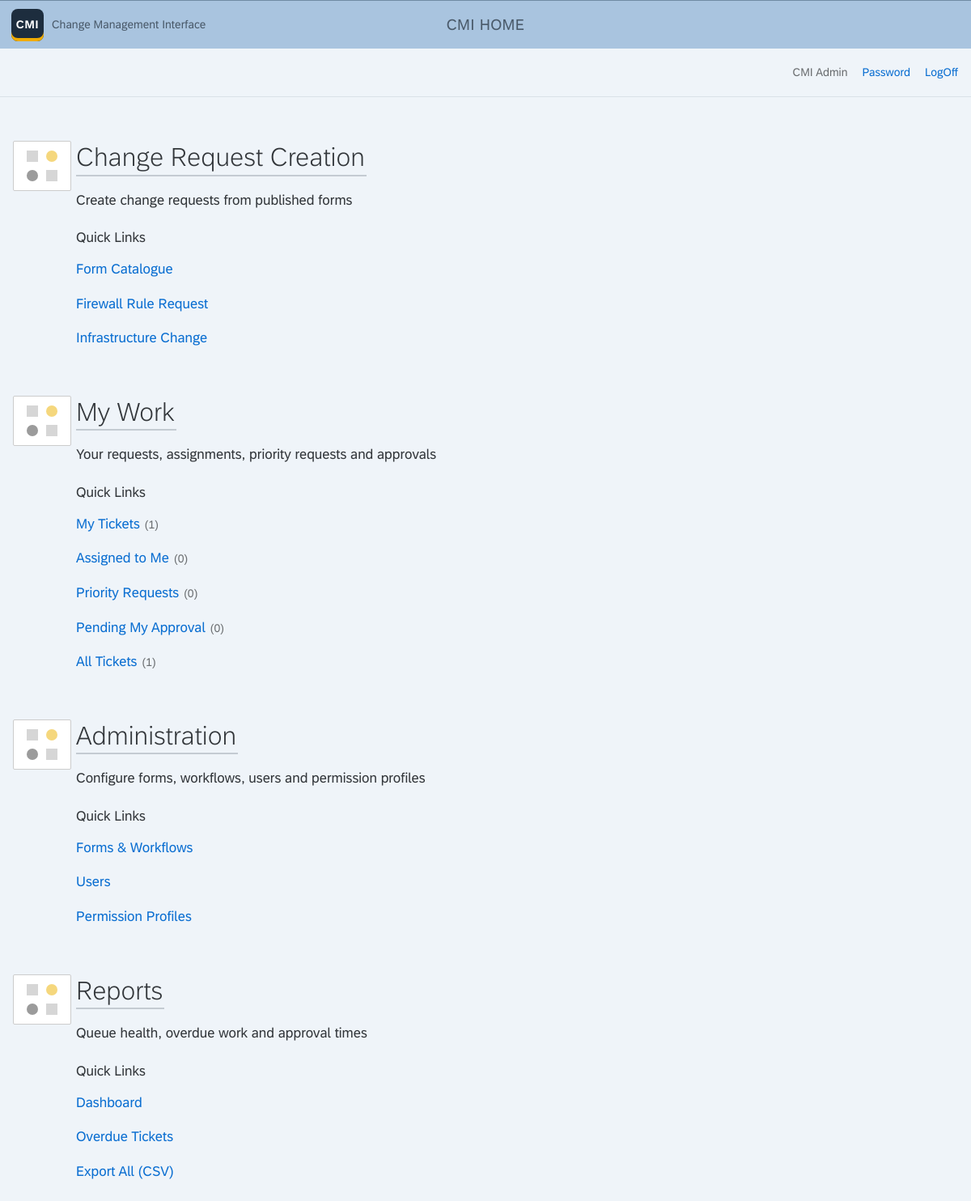
Screenshot of / (signed in) with the database file from the repository.
### models.py (models this page shows, shortened)
class User(db.Model):
    id = db.Column(db.Integer, primary_key=True)
    email = db.Column(db.String(255), unique=True, nullable=False)
    name = db.Column(db.String(120), nullable=False)
    is_core = db.Column(db.Boolean, default=False, nullable=False)
    password_hash = db.Column(db.String(255))
    active = db.Column(db.Boolean, default=True, nullable=False)
    failed_logins = db.Column(db.Integer, default=0, nullable=False)
    locked_until = db.Column(db.DateTime)
    created_at = db.Column(db.DateTime, default=utcnow, nullable=False)
    deleted_at = db.Column(db.DateTime)  # soft delete: hidden everywhere; restore by clearing it (and setting active) in the DB
    profiles = db.relationship("PermissionProfile", secondary="user_profile", back_populates="users")
    def can(self, perm):
        return any(perm in p.permissions for p in self.profiles)

class Form(db.Model):
    id = db.Column(db.Integer, primary_key=True)
    key = db.Column(db.String(60), unique=True, nullable=False)
    name = db.Column(db.String(120), nullable=False)
    description = db.Column(db.String(255), default="", nullable=False)
    draft = db.Column(db.JSON, default=lambda: {"fields": []}, nullable=False)  # edited freely, published as a version
    archived = db.Column(db.Boolean, default=False, nullable=False)
    workflow = db.Column(db.JSON, default=list, nullable=False)
    default_assignee_id = db.Column(db.ForeignKey("user.id"))
    deleted_at = db.Column(db.DateTime)  # soft delete: hidden everywhere; restore by clearing it in the DB
    versions = db.relationship("FormVersion", order_by="FormVersion.version", back_populates="form")
    @classmethod
    def live(cls):
        return cls.query.filter(cls.deleted_at.is_(None))
    default_assignee = db.relationship("User")
    @property
    def latest(self):
        return self.versions[-1] if self.versions else None

### app.py (the view)
@app.get("/")
def home():
    forms = Form.live().filter_by(archived=False).order_by(Form.name).all()
    return render_template("home.html", counts=counts(g.user), forms=[f for f in forms if f.latest])

### app.py (called while the page is built)
@app.before_request
def guard():
    if request.method == "POST":
        token = session.get("_csrf")
        if not token or not secrets.compare_digest(request.form.get("_csrf", ""), token):
            abort(400, "Form expired. Reload the page and try again.")
    g.user = db.session.get(User, session["uid"]) if "uid" in session else None
    if g.user and not g.user.active:
        session.clear()
        g.user = None
    if not g.user and request.endpoint not in PUBLIC_ENDPOINTS:
        return redirect(url_for("login"))

@app.after_request
def security_headers(resp):
    resp.headers.setdefault("Content-Security-Policy", "default-src 'self'; style-src 'self' 'unsafe-inline'; "
                            "img-src 'self' data:; frame-ancestors 'none'; form-action 'self'")
    resp.headers.setdefault("X-Content-Type-Options", "nosniff")
    resp.headers.setdefault("Referrer-Policy", "same-origin")
    return resp

@app.context_processor
def template_globals():
    if "_csrf" not in session:
        session["_csrf"] = secrets.token_urlsafe(32)
    return dict(csrf=session["_csrf"])

def awaiting_my_approval(u):
    candidates = Ticket.query.filter(Ticket.status == "Pending Approval", Ticket.approvals.any(
        (TicketApproval.approver_id == u.id) & TicketApproval.decision.is_(None))).all()
    return [t for t in candidates if pending_for(u, t)]

def counts(u):
    return dict(
        mine=Ticket.query.filter_by(requester_id=u.id).count(),
        assigned=Ticket.query.filter(Ticket.assignee_id == u.id, Ticket.status != "Closed").count(),
        priority=PriorityRequest.query.filter_by(requested_to_id=u.id, status="open").count(),
        approvals=len(awaiting_my_approval(u)),
        all=Ticket.query.count() if u.can("ticket.view") else None,
    )

### templates/home.html (shortened to what this page needs)
{% extends "base.html" %}
{% block shell %}CMI Home{% endblock %}
{% macro group(title, text) %}
<section class="group">
  <div class="group-icon" aria-hidden="true"><i></i><i></i><i></i><i></i></div>
  <div><h2>{{ title }}</h2><p>{{ text }}</p><div class="ql">Quick Links</div><ul>{{ caller() }}</ul></div>
</section>
{% endmacro %}
{% block body %}
<main class="page">
  <div class="launchpad">
    {% if g.user.can('ticket.create') %}
    {% call group('Change Request Creation', 'Create change requests from published forms') %}
      <li><a href="{{ url_for('ticket_new') }}">Form Catalogue</a></li>
      {% for f in forms %}<li><a href="{{ url_for('ticket_new', form=f.key) }}">{{ f.name }}</a></li>{% endfor %}
    {% endcall %}
    {% endif %}
    {% call group('My Work', 'Your requests, assignments, priority requests and approvals') %}
      <li><a href="{{ url_for('tickets', tab='mine') }}">My Tickets</a><span class="count">({{ counts.mine }})</span></li>
      <li><a href="{{ url_for('tickets', tab='assigned') }}">Assigned to Me</a><span class="count">({{ counts.assigned }})</span></li>
      <li><a href="{{ url_for('tickets', tab='priority') }}">Priority Requests</a><span class="count">({{ counts.priority }})</span></li>
      <li><a href="{{ url_for('tickets', tab='approvals') }}">Pending My Approval</a><span class="count">({{ counts.approvals }})</span></li>
      {% if counts.all is not none %}<li><a href="{{ url_for('tickets', tab='all') }}">All Tickets</a><span class="count">({{ counts.all }})</span></li>{% endif %}
    {% endcall %}
    {% if g.user.can('form.publish') or g.user.can('user.manage') %}
    {% call group('Administration', 'Configure forms, workflows, users and permission profiles') %}
      {% if g.user.can('form.publish') %}<li><a href="{{ url_for('admin.forms') }}">Forms &amp; Workflows</a></li>{% endif %}
      {% if g.user.can('user.manage') %}
      <li><a href="{{ url_for('admin.users') }}">Users</a></li>
      <li><a href="{{ url_for('admin.profiles') }}">Permission Profiles</a></li>
      {% endif %}
    {% endcall %}
    {% endif %}
    {% if g.user.can('report.view') %}
    {% call group('Reports', 'Queue health, overdue work and approval times') %}
      <li><a href="{{ url_for('admin.reports') }}">Dashboard</a></li>
      <li><a href="{{ url_for('tickets', tab='all', overdue=1) }}">Overdue Tickets</a></li>
      <li><a href="{{ url_for('tickets', tab='all', export='csv') }}">Export All (CSV)</a></li>
    {% endcall %}
    {% endif %}
  </div>
</main>
{% endblock %}

### templates/base.html (shortened to what this page needs)
<!doctype html>
<html lang="en">
<head>
<link rel="stylesheet" href="{{ url_for('static', filename='fiori.css') }}">
</head>
<body>
<header class="shell">
  <a class="logo" href="{{ url_for('home') }}"><b>CMI</b><span>Change Management Interface</span></a>
  <span class="shell-title">{% block shell %}{% endblock %}</span>
</header>
{% if g.user %}
<div class="subbar">
  <span class="user">{{ g.user.name }}</span>
  {% if g.user.is_core %}<a href="{{ url_for('account') }}">Password</a>{% endif %}
  <a href="{{ url_for('logout') }}">LogOff</a>
</div>
{% endif %}
{% block body %}{% endblock %}
</body>
</html>

### static/fiori.css (style rules this page uses)
:root { --shell: #a9c4df; --shell-text: #4a5a6a; --page: #eff4f9; --surface: #fff; --border: #d9e1e8; --rule: #c4cbd2; --text: #32363a; --muted: #6a6d70; --link: #0a6ed1; --brand: #0a6ed1; --brand-hover: #085caf; --positive: #107e3e; --negative: #bb0000; --critical: #e9730c; --info: #0a6ed1; --neutral: #6a6d70; }
* { box-sizing: border-box; }
body { margin: 0; font: 400 14px/1.45 "72", "72full", Arial, Helvetica, sans-serif; color: var(--text); background: var(--page); }
a { color: var(--link); text-decoration: none; }
.shell { height: 60px; display: grid; grid-template-columns: 1fr auto 1fr; align-items: center; padding: 0 14px; background: var(--shell); border-top: 1px solid #6f8aa3; }
.shell-title { color: var(--shell-text); font-size: 19px; letter-spacing: .02em; text-transform: uppercase; }
.logo { justify-self: start; display: inline-flex; align-items: center; gap: 10px; color: var(--shell-text); font-size: 14px; }
.logo b { display: grid; place-items: center; width: 40px; height: 40px; border-radius: 8px; background: #1d2d3e; color: #fff; font-size: 14px; letter-spacing: .06em; box-shadow: inset 0 -4px 0 #f0ab00; }
.subbar { height: 60px; display: flex; justify-content: flex-end; align-items: center; gap: 18px; padding: 0 16px; border-bottom: 1px solid var(--border); }
.subbar .user { color: var(--muted); }
.page { padding: 24px 16px 96px; }
.launchpad { display: grid; grid-template-columns: repeat(auto-fill, minmax(560px, 1fr)); gap: 40px 60px; margin-top: 30px; max-width: 1400px; }
.group { display: grid; grid-template-columns: 72px 1fr; column-gap: 6px; }
.group-icon { width: 72px; height: 62px; background: var(--surface); border: 1px solid #ccc; border-radius: 2px; display: grid; grid-template-columns: 14px 14px; gap: 10px; place-content: center; }
.group-icon i { width: 14px; height: 14px; background: #d6d6d6; }
.group-icon i:nth-child(2) { background: #f5d77d; border-radius: 50%; }
.group-icon i:nth-child(3) { background: #9b9b9b; border-radius: 50%; }
.group h2 { margin: 0; font-weight: 300; font-size: 32px; line-height: 1.3; border-bottom: 2px solid var(--rule); display: inline-block; padding-right: 2px; }
.group p { margin: 18px 0 22px; font-size: 17px; }
.group .ql { font-size: 17px; margin: 0 0 14px; }
.group ul { list-style: none; margin: 0; padding: 0; }
.group li { margin: 0 0 18px; font-size: 17px; }
.group .count { margin-left: 6px; color: var(--muted); font-size: 14px; }

### rows the page displays
User: user.name "CMI Admin"
Form: name "Firewall Rule Request"
Form: name "Infrastructure Change"

### other values shown
{{ title }} "Change Request Creation My Work Administration Reports"
{{ counts.mine }} "1"
{{ counts.assigned }} "0"
{{ counts.priority }} "0"
{{ counts.approvals }} "0"
{{ counts.all }} "1"
